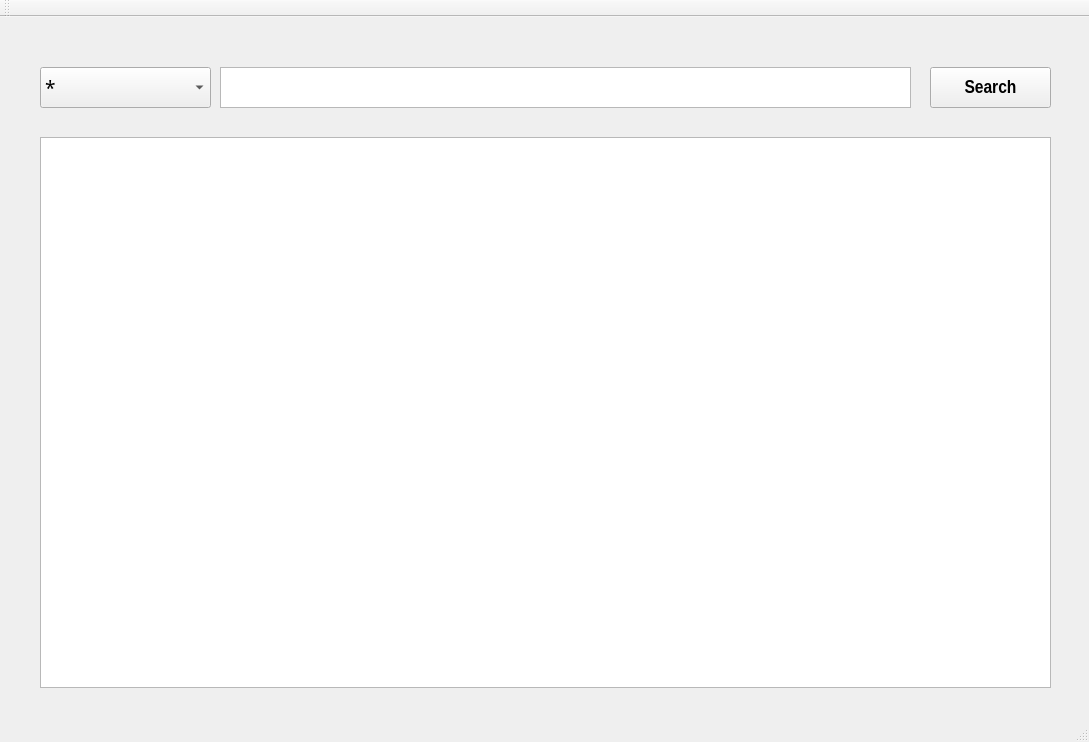
<?xml version="1.0" encoding="UTF-8"?>
<ui version="4.0">
 <class>MainWindow</class>
 <widget class="QMainWindow" name="MainWindow">
  <property name="geometry">
   <rect>
    <x>0</x>
    <y>0</y>
    <width>1089</width>
    <height>742</height>
   </rect>
  </property>
  <property name="windowTitle">
   <string>MainWindow</string>
  </property>
  <widget class="QWidget" name="centralWidget">
   <widget class="QTextEdit" name="textEdit">
    <property name="geometry">
     <rect>
      <x>220</x>
      <y>50</y>
      <width>691</width>
      <height>41</height>
     </rect>
    </property>
    <property name="font">
     <font>
      <family>Arial Narrow</family>
      <pointsize>14</pointsize>
      <weight>75</weight>
      <bold>true</bold>
     </font>
    </property>
   </widget>
   <widget class="QPushButton" name="pushButton">
    <property name="geometry">
     <rect>
      <x>930</x>
      <y>50</y>
      <width>121</width>
      <height>41</height>
     </rect>
    </property>
    <property name="font">
     <font>
      <family>Arial Narrow</family>
      <pointsize>14</pointsize>
      <weight>75</weight>
      <bold>true</bold>
     </font>
    </property>
    <property name="text">
     <string>Search</string>
    </property>
    <property name="icon">
     <iconset>
      <normaloff>icon/icon_search.png</normaloff>icon/icon_search.png</iconset>
    </property>
   </widget>
   <widget class="QTableView" name="tableView">
    <property name="geometry">
     <rect>
      <x>40</x>
      <y>120</y>
      <width>1011</width>
      <height>551</height>
     </rect>
    </property>
    <property name="font">
     <font>
      <pointsize>12</pointsize>
     </font>
    </property>
    <property name="horizontalScrollBarPolicy">
     <enum>Qt::ScrollBarAlwaysOff</enum>
    </property>
    <property name="selectionBehavior">
     <enum>QAbstractItemView::SelectRows</enum>
    </property>
   </widget>
   <widget class="QComboBox" name="comboBox">
    <property name="geometry">
     <rect>
      <x>40</x>
      <y>50</y>
      <width>171</width>
      <height>41</height>
     </rect>
    </property>
    <property name="font">
     <font>
      <family>맑은 고딕</family>
      <pointsize>14</pointsize>
     </font>
    </property>
    <item>
     <property name="text">
      <string>*</string>
     </property>
    </item>
    <item>
     <property name="text">
      <string>Title</string>
     </property>
    </item>
    <item>
     <property name="text">
      <string>Author</string>
     </property>
    </item>
    <item>
     <property name="text">
      <string>Publisher</string>
     </property>
    </item>
    <item>
     <property name="text">
      <string>Created</string>
     </property>
    </item>
    <item>
     <property name="text">
      <string>Stored</string>
     </property>
    </item>
    <item>
     <property name="text">
      <string>Rent</string>
     </property>
    </item>
   </widget>
  </widget>
  <widget class="QToolBar" name="mainToolBar">
   <attribute name="toolBarArea">
    <enum>TopToolBarArea</enum>
   </attribute>
   <attribute name="toolBarBreak">
    <bool>false</bool>
   </attribute>
  </widget>
  <widget class="QStatusBar" name="statusBar"/>
  <widget class="QMenuBar" name="menuBar">
   <property name="enabled">
    <bool>true</bool>
   </property>
   <property name="geometry">
    <rect>
     <x>0</x>
     <y>0</y>
     <width>1089</width>
     <height>25</height>
    </rect>
   </property>
   <property name="defaultUp">
    <bool>false</bool>
   </property>
  </widget>
 </widget>
 <layoutdefault spacing="6" margin="11"/>
 <resources/>
 <connections/>
</ui>
